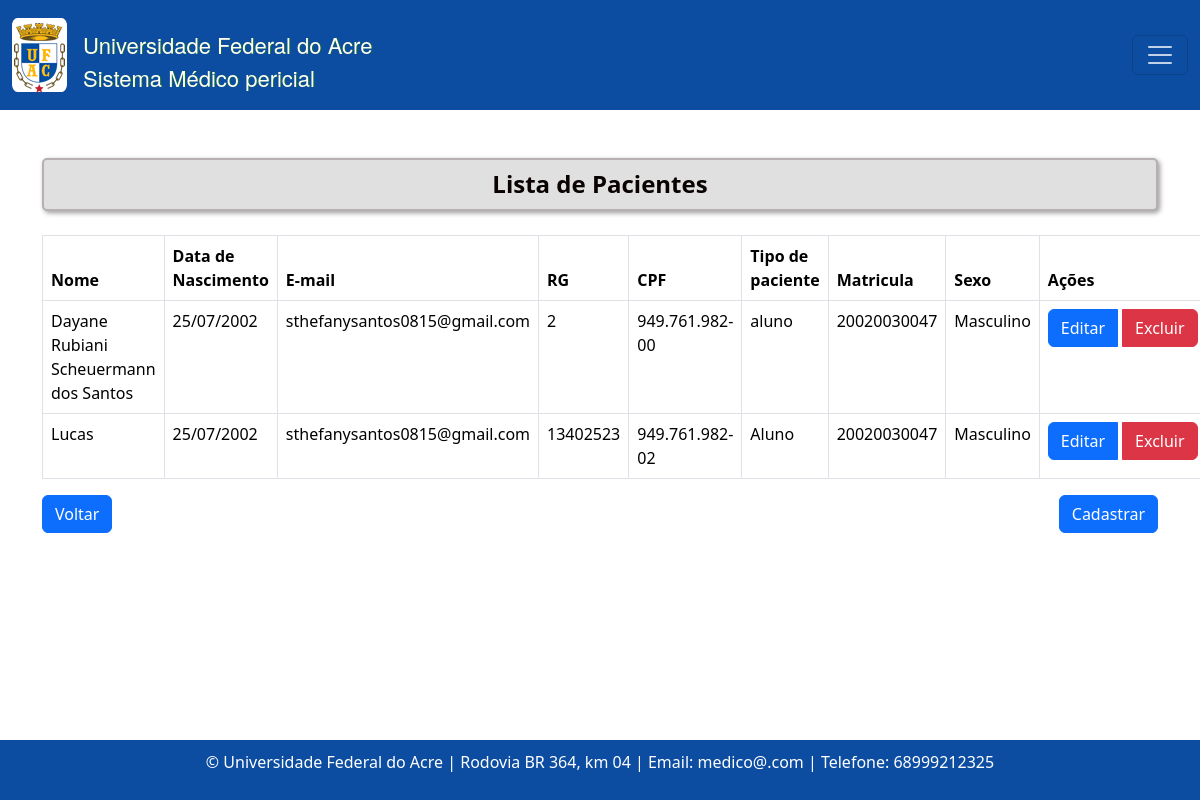
The app's page /pacientes/, older data.
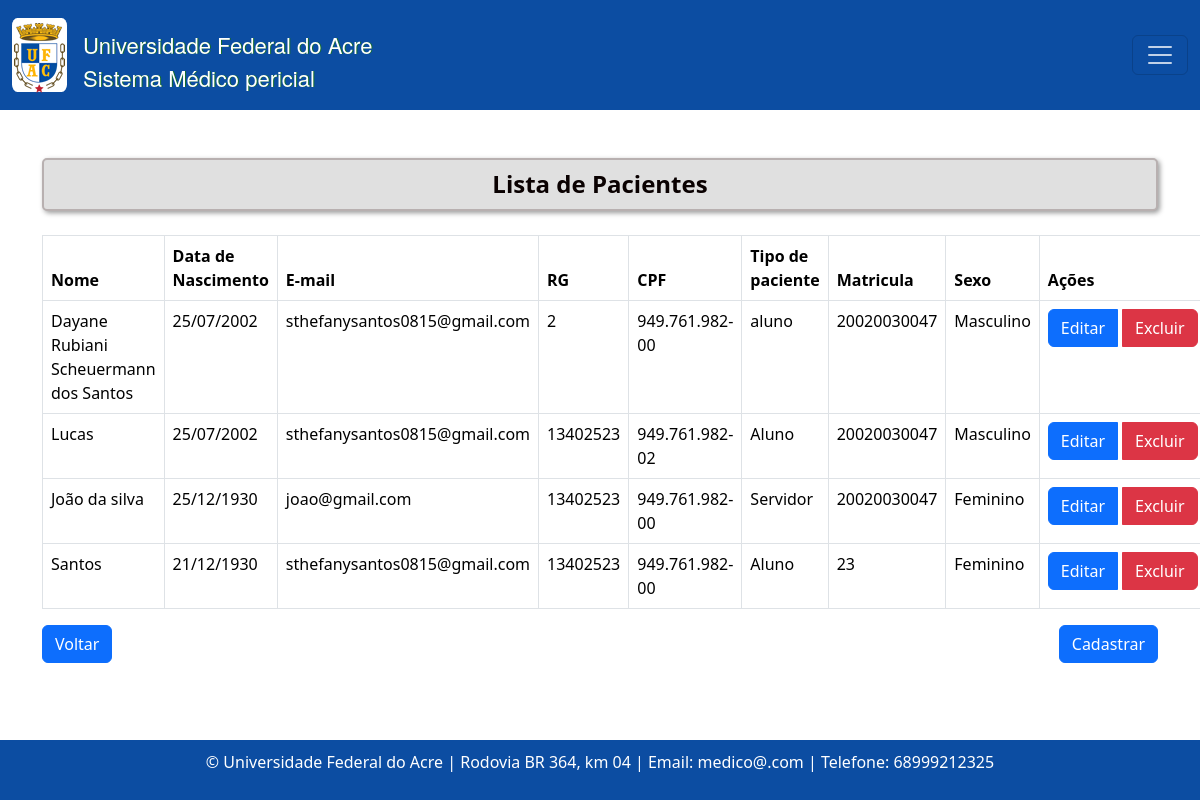
The same page, newer data.
### consulta/models.py (models this page shows, shortened)
class Paciente(models.Model):
    nome = models.CharField(max_length=100)
    data_nascimento = models.DateField()
    email = models.EmailField()
    rg = models.CharField(max_length=20)
    cpf = models.CharField(max_length=14)
    sexo = models.CharField(max_length=1, choices=[('M', 'Masculino'), ('F', 'Feminino')])
    matricula = models.CharField(max_length=20)
    TIPO_PACIENTE_CHOICES = [
        ('Aluno', 'Aluno'),
        ('Servidor', 'Servidor'),
        ('Outro', 'Outro'),
    ]
    tipo_paciente = models.CharField(max_length=20, choices=TIPO_PACIENTE_CHOICES)
    cargo_funcao = models.CharField(max_length=50, default='', blank=True, null=True,)
    cep = models.CharField(max_length=9)
    cidade = models.CharField(max_length=50)
    bairro = models.CharField(max_length=50, default='')
    uf = models.CharField(max_length=2)
    numero = models.CharField(max_length=10)
    ddd_telefone = models.CharField(max_length=3)
    complemento = models.CharField(max_length=100, blank=True, null=True, default='')  # Adicionando o valor padrão aqui

### consulta/views.py (the view)
# urls.py: path('pacientes/', listar_pacientes, name= 'pacienteListagem' ),
def listar_pacientes(request):
    pacientes = Paciente.objects.all()
    return render(request, 'consultas/listagem_pacientes.html', {'pacientes': pacientes})

### templates/consultas/listagem_pacientes.html (shortened to what this page needs)
{% extends "base.html" %}
{% block content %}
  <h4 class="text-center mb-4 custom-title">Lista de Pacientes</h4>
  <table class="table table-bordered">
    <thead>
      <tr>
        <th>Nome</th>
        <th>Data de Nascimento</th>
        <th>E-mail</th>
        <th>RG</th>
        <th>CPF</th>
        <th>Tipo de paciente</th>
        <th>Matricula</th>
        <th>Sexo</th>
        <th>Ações</th>
      </tr>
    </thead>
    <tbody>
      {% for paciente in pacientes %}
      <tr class="paciente-row">
        <td>{{ paciente.nome }}</td>
        <td>{{ paciente.data_nascimento | date:"d/m/Y "}}</td>
        <td>{{ paciente.email }}</td>
        <td>{{ paciente.rg }}</td>
        <td>{{ paciente.cpf }}</td>
        <td>{{ paciente.tipo_paciente }}</td>
        <td>{{ paciente.matricula }}</td>
        <td>{{ paciente.get_sexo_display }}</td>
        <td>
          <div class="btn-group" role="group" aria-label="Ações">
            <a href="{% url 'pacienteEditar' paciente.id %}" class="btn btn-primary">Editar</a>
            <a href="{% url 'pacienteExcluir' paciente.id %}" class="btn btn-danger ms-1">Excluir</a>
        </div>
        </td>
      </tr>
      {% endfor %}
    </tbody>
  </table>
  <div class="d-flex justify-content-between">
    <a class="btn btn-primary" href="{% url 'home' %}">Voltar</a>
    <a class="btn btn-primary" href="{% url 'pacienteCreate'  %}">Cadastrar</a>
  </div>
{% endblock %}

### templates/base.html (shortened to what this page needs)
<!DOCTYPE html>
<html lang="en">
{%load static%}
<head>
    <link rel="stylesheet" type="text/css"  href="{% static 'bootstrap5.3.2/css/bootstrap.css' %}" >
    <link rel="stylesheet" type="text/css" href="{% static 'css/estilos.css' %}">
</head>
<body style="min-height: 100vh; display: flex; flex-direction: column;">
    <nav class="navbar" style="background-color: #0C4DA2; color: white;">
        <div class="container-fluid">
            <div class="navbar ">
                <a class="navbar-brand text-white" href="#">
                    <img src="{% static 'imagens/logo_ufac_2.png' %}" style="margin: auto; display: flex ">
                </a>
                <span class="topo">
                    Universidade Federal do Acre <br>
                    Sistema Médico pericial<br>
                </span>
            </div>
            <button class="navbar-toggler" type="button" data-bs-toggle="offcanvas" data-bs-target="#offcanvasNavbar"
                    aria-controls="offcanvasNavbar" >
                <span class="navbar-toggler-icon" style="filter: brightness(0) invert(1);"></span>
            </button>
        </div>
    </nav>
    <div class="container mt-5" style="flex: 1;">
        {% block content %}{% endblock %}
    </div>
    <footer class="text-center mt-4" style="background-color: #0C4DA2; color: white; padding: 10px;">
        <p>&copy; {{ year }} Universidade Federal do Acre | Rodovia BR 364, km 04 | Email: medico@.com | Telefone: 68999212325</p>
    </footer>
</body>
</html>

### static/css/estilos.css (style rules this page uses)
.navbar-brand { background-color: white; width: 55px; height: 74px; display: flex; align-items: center; justify-content: center; border-radius: 10%; }
.navbar-toggler { color:#ffffff; }
.custom-title { font-size: 24px; font-weight: bold; color: #0a0101; background-color: #e0e0e0; padding: 10px; border: 2px solid #b8b0b0; border-radius: 5px; box-shadow: 2px 2px 5px #9b9b9b; margin-bottom: 10px; }
.topo { color: white!important; font-weight: 500; margin-top: 12px; padding: 0; font-size: 22px; text-shadow: 1px 0.2px #146C2D; font-family: "Helvetica Neue", Helvetica, Arial, sans-serif; }

Row changes from the older to the newer data that the page shows:
added Paciente: nome "João da silva", data_nascimento "25/12/1930", email "joao@gmail.com", rg "13402523", cpf "949.761.982-00", tipo_paciente "Servidor", matricula "20020030047", sexo "Feminino"
added Paciente: nome "Santos", data_nascimento "21/12/1930", email "sthefanysantos0815@gmail.com", rg "13402523", cpf "949.761.982-00", tipo_paciente "Aluno", matricula "23", sexo "Feminino"
